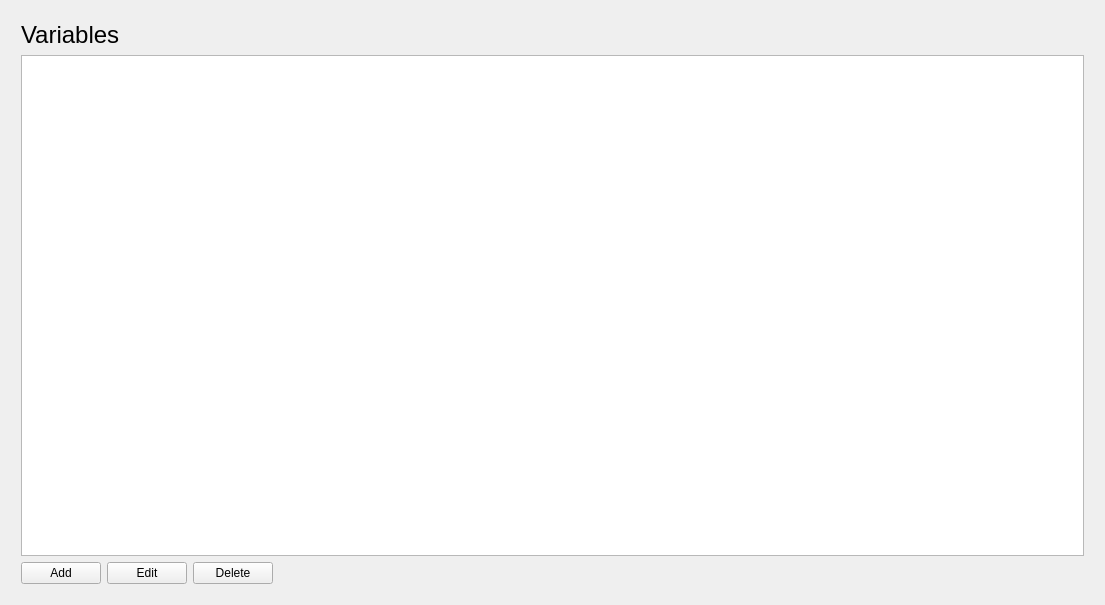
<?xml version="1.0" encoding="UTF-8"?>
<ui version="4.0">
 <class>VariablesView</class>
 <widget class="QWidget" name="VariablesView">
  <property name="geometry">
   <rect>
    <x>0</x>
    <y>0</y>
    <width>1105</width>
    <height>605</height>
   </rect>
  </property>
  <property name="windowTitle">
   <string notr="true">Form</string>
  </property>
  <layout class="QGridLayout" name="gridLayout">
   <property name="leftMargin">
    <number>21</number>
   </property>
   <property name="topMargin">
    <number>21</number>
   </property>
   <property name="rightMargin">
    <number>21</number>
   </property>
   <property name="bottomMargin">
    <number>21</number>
   </property>
   <item row="0" column="0">
    <widget class="QLabel" name="titleLabel">
     <property name="sizePolicy">
      <sizepolicy hsizetype="Preferred" vsizetype="Fixed">
       <horstretch>0</horstretch>
       <verstretch>0</verstretch>
      </sizepolicy>
     </property>
     <property name="text">
      <string notr="true">&lt;html&gt;&lt;head/&gt;&lt;body&gt;&lt;p&gt;&lt;span style=&quot; font-size:18pt;&quot;&gt;Variables&lt;/span&gt;&lt;/p&gt;&lt;/body&gt;&lt;/html&gt;</string>
     </property>
    </widget>
   </item>
   <item row="1" column="0">
    <widget class="QTableWidget" name="table">
     <property name="focusPolicy">
      <enum>Qt::NoFocus</enum>
     </property>
     <property name="selectionMode">
      <enum>QAbstractItemView::SingleSelection</enum>
     </property>
     <property name="selectionBehavior">
      <enum>QAbstractItemView::SelectRows</enum>
     </property>
     <property name="columnCount">
      <number>0</number>
     </property>
     <attribute name="verticalHeaderVisible">
      <bool>false</bool>
     </attribute>
     <attribute name="verticalHeaderHighlightSections">
      <bool>true</bool>
     </attribute>
    </widget>
   </item>
   <item row="2" column="0">
    <layout class="QHBoxLayout" name="horizontalLayout">
     <item>
      <widget class="QPushButton" name="addButton">
       <property name="toolTip">
        <string>Add variable</string>
       </property>
       <property name="text">
        <string>Add</string>
       </property>
      </widget>
     </item>
     <item>
      <widget class="QPushButton" name="editButton">
       <property name="toolTip">
        <string>Edit selected variable</string>
       </property>
       <property name="text">
        <string>Edit</string>
       </property>
      </widget>
     </item>
     <item>
      <widget class="QPushButton" name="deleteButton">
       <property name="toolTip">
        <string>Delete selected variable</string>
       </property>
       <property name="text">
        <string>Delete</string>
       </property>
      </widget>
     </item>
     <item>
      <spacer name="horizontalSpacer">
       <property name="orientation">
        <enum>Qt::Horizontal</enum>
       </property>
       <property name="sizeHint" stdset="0">
        <size>
         <width>40</width>
         <height>20</height>
        </size>
       </property>
      </spacer>
     </item>
    </layout>
   </item>
  </layout>
 </widget>
 <resources/>
 <connections>
  <connection>
   <sender>addButton</sender>
   <signal>clicked()</signal>
   <receiver>VariablesView</receiver>
   <slot>onAddButtonClicked()</slot>
   <hints>
    <hint type="sourcelabel">
     <x>63</x>
     <y>586</y>
    </hint>
    <hint type="destinationlabel">
     <x>98</x>
     <y>598</y>
    </hint>
   </hints>
  </connection>
  <connection>
   <sender>editButton</sender>
   <signal>clicked()</signal>
   <receiver>VariablesView</receiver>
   <slot>onEditButtonClicked()</slot>
   <hints>
    <hint type="sourcelabel">
     <x>167</x>
     <y>576</y>
    </hint>
    <hint type="destinationlabel">
     <x>317</x>
     <y>608</y>
    </hint>
   </hints>
  </connection>
  <connection>
   <sender>deleteButton</sender>
   <signal>clicked()</signal>
   <receiver>VariablesView</receiver>
   <slot>onDeleteButtonClicked()</slot>
   <hints>
    <hint type="sourcelabel">
     <x>245</x>
     <y>575</y>
    </hint>
    <hint type="destinationlabel">
     <x>508</x>
     <y>613</y>
    </hint>
   </hints>
  </connection>
  <connection>
   <sender>table</sender>
   <signal>itemSelectionChanged()</signal>
   <receiver>VariablesView</receiver>
   <slot>onTableSelectionChanged()</slot>
   <hints>
    <hint type="sourcelabel">
     <x>380</x>
     <y>258</y>
    </hint>
    <hint type="destinationlabel">
     <x>787</x>
     <y>610</y>
    </hint>
   </hints>
  </connection>
 </connections>
 <slots>
  <slot>onSelectAllButtonClicked()</slot>
  <slot>onUnselectAllButtonClicked()</slot>
  <slot>onLocationButtonClicked()</slot>
  <slot>onFormatComboActivated()</slot>
  <slot>onAddButtonClicked()</slot>
  <slot>onEditButtonClicked()</slot>
  <slot>onDeleteButtonClicked()</slot>
  <slot>onTableSelectionChanged()</slot>
 </slots>
</ui>
